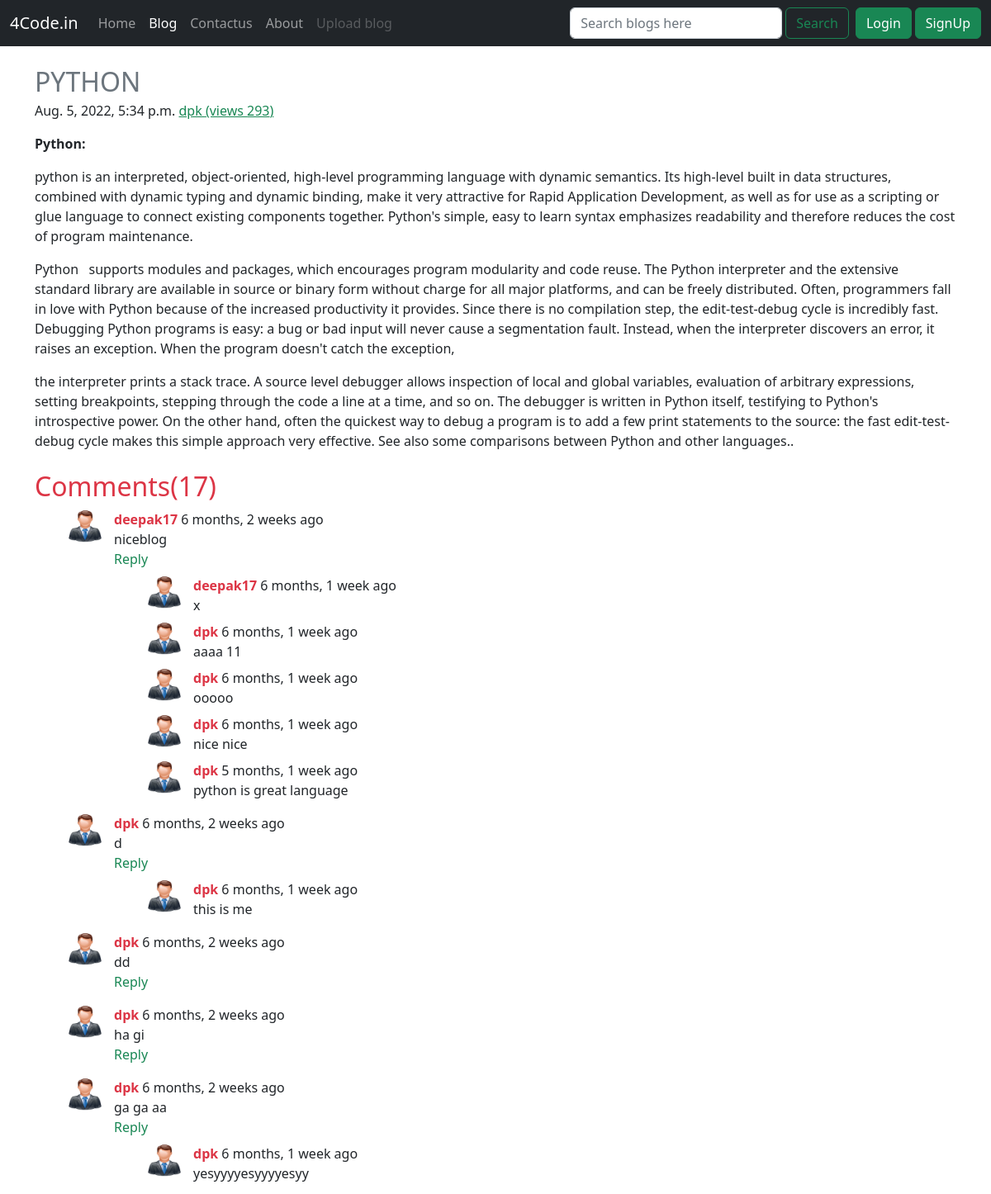
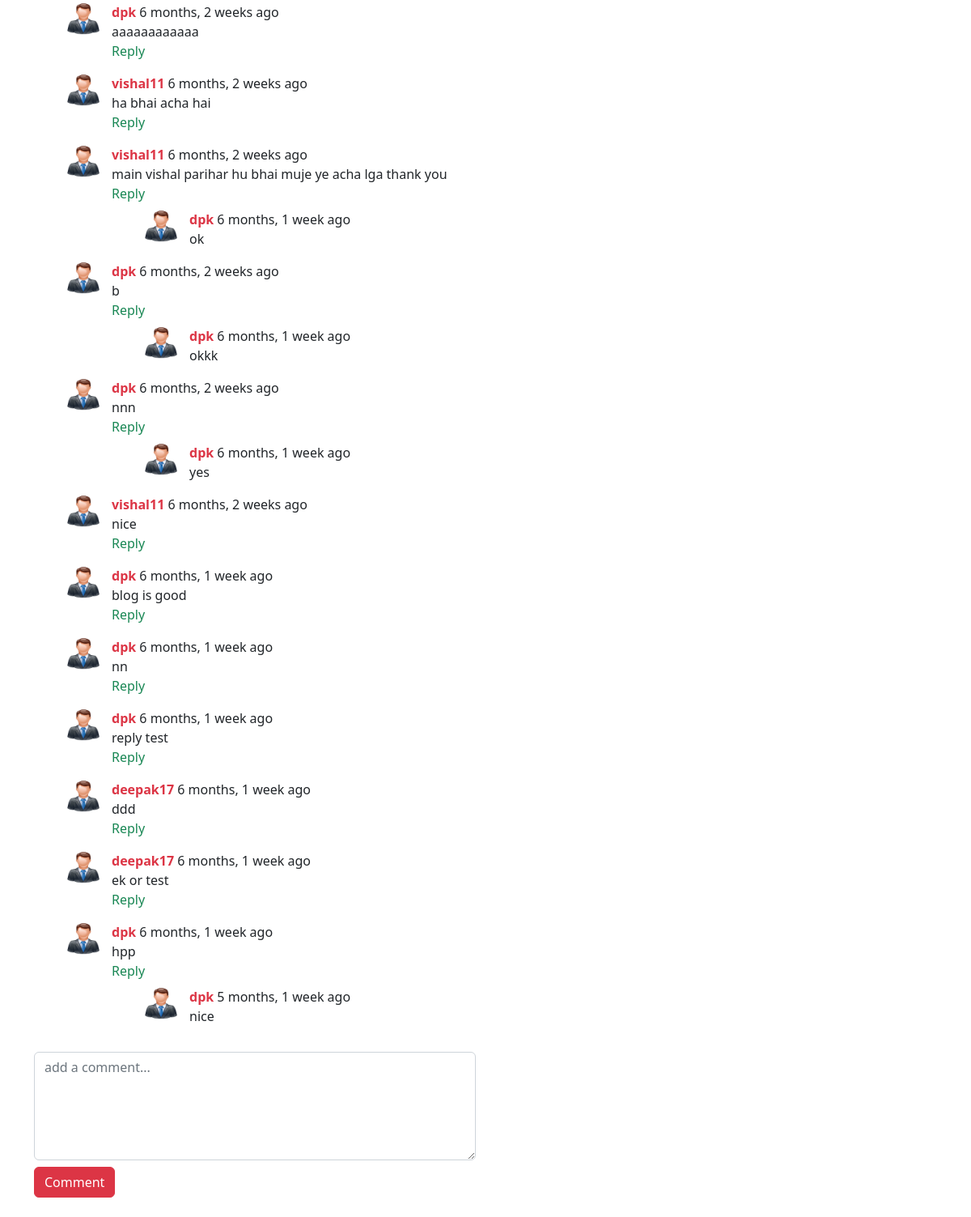
Page /blog/python on the committed database (2 pictures, top to bottom).
### blog/models.py (models this page shows, shortened)
class Post(models.Model):
    sno = models.AutoField(primary_key=True)
    title = models.CharField(max_length=150)
    author = models.CharField(max_length=150)
    slug = models.CharField(max_length=150)
    views = models.IntegerField(default=0)
    text = models.TextField()
    timestamp = models.DateTimeField(auto_now_add=True,blank=True)

class blogComment(models.Model):
    sno = models.AutoField(primary_key=True)
    comment = models.TextField()
    user = models.ForeignKey(User, on_delete=models.CASCADE)
    post = models.ForeignKey(Post, on_delete=models.CASCADE)
    parent = models.ForeignKey('self', on_delete=models.CASCADE, null=True)
    timestamp = models.DateTimeField(default=now)

### blog/views.py (the view)
# urls.py: path('<str:slug>', views.blogpost, name='blogpost'),
def blogpost(request, slug):
    allpost = Post.objects.filter(slug=slug).first()
    allpost.views = allpost.views + 1
    allpost.save()
    comments = blogComment.objects.filter(post=allpost, parent=None)
    replies = blogComment.objects.filter(post=allpost).exclude(parent=None)
    replydict = {}
    for reply in replies:
        if reply.parent.sno not in replydict.keys():
            replydict[reply.parent.sno] = [reply]
        else:
            replydict[reply.parent.sno].append(reply)
    tc =comments.count()
    context ={'allpost':allpost, 'comments':comments, 'tc':tc, 'replydict':replydict}
    return render(request,'blog/blogpost.html',context)

### blog/templatetags/extras.py (called while the page is built)
@register.filter(name="get_val")
def get_vel(dict,key):
    return dict.get(key)

### templates/blog/blogpost.html (shortened to what this page needs)
{% extends 'base.html' %}
{% load humanize %}
{% load extras %}
{% block blogactive %} active {% endblock blogactive %}
{% block body %}
<div class="container my-4">
    <article class="blog-post">
        <h2 class="blog-post-title mb-1 text-secondary">{{allpost.title.upper}}</h2>
        <p class="blog-post-meta">{{allpost.timestamp}} <a class="text-success" href="#">{{allpost.author}} (views {{allpost.views}})</a></p>
        <p>{{allpost.text|safe}}</p>
</div>
<div class="container my-3">
    <h2 class="text-danger">Comments({{tc}})</h2>
    {% for comment in comments %}
    <div class="row my-2">
        <div class="col-md-1 px-5"><img class=""src="/static/img/user.png" height="40px" width="50px"></div>
        <div class="col-md-6 ">
            <b class="text-danger">{{comment.user}}</b> {{comment.timestamp|naturaltime}}</br>
            {{comment.comment}}
            <br>
                <p class="text-success m-0" data-bs-toggle="collapse" href="#reply{{comment.sno}}" role="button" aria-expanded="false" aria-controls="reply{{comment.sno}}">
                  Reply
                </p>
              <div class="replypost  my-2">
                {% for reply in replydict|get_val:comment.sno %}
                <div class="row my-2">
                    <div class="col-md-1 px-5"><img class=""src="/static/img/user.png" height="40px" width="50px"></div>
                    <div class="col-md-6 ">
                        <b class="text-danger">{{reply.user}}</b> {{reply.timestamp|naturaltime}}<br>
                        {{reply.comment}}
                    </div>
                </div>
                {% endfor %}
              </div>
        </div>
    </div>
    {% endfor %}
</div>
<div class="container my-4">
        <form action="/blog/postComment" method="post">
            <div class="row">
                <div class="col-md-6">
                    <textarea class="form-control mb-1" name="comment" id="comment" cols="10" rows="5" placeholder="add a comment..." required></textarea>
                </div>
            </div>
            {% if user.is_authenticated %}
            <button class="btn btn-danger mt-1" type="submit">Comment</button>
            {% else  %}
            <button type="button" class="btn btn-danger mt-1" data-bs-toggle="modal" data-bs-target="#loginModal">
            Comment
            </button>
            {% endif %}
        </form>
</div>
{% endblock body %}

### templates/base.html (shortened to what this page needs)
{% load static %}
<!doctype html>
<html lang="en">
  <head>
    <link href="https://cdn.jsdelivr.net/npm/bootstrap@5.2.0/dist/css/bootstrap.min.css" rel="stylesheet">
    <link rel="stylesheet", type="text/css" href="{% static 'style.css' %}">
  </head>
  <body>
    <div>
    <nav class="navbar navbar-expand-lg navbar-dark bg-dark">
        <div class="container-fluid ">
          <a class="navbar-brand" href="/">4Code.in</a>
          <div class="collapse navbar-collapse" id="navbarSupportedContent">
            <ul class="navbar-nav me-auto mb-2 mb-lg-0">
              <li class="nav-item">
                <a class="nav-link {% block homeactive %}{% endblock homeactive %}" aria-current="page" href="/">Home</a>
              </li>
              <li class="nav-item">
                <a class="nav-link {% block blogactive %}{% endblock blogactive %}" href="/blog">Blog</a>
              </li>
              <li class="nav-item">
                <a class="nav-link {% block contactactive %}{% endblock contactactive %}" href="/contactus">Contactus</a>
              </li>
              <li class="nav-item">
                <a class="nav-link {% block aboutactive %}{% endblock aboutactive %}" href="/about">About</a>
              </li>
              <li class="nav-item">
                {% if user.is_authenticated %}
                <a class="nav-link" href="/blog/createblog">Upload blog</a>
                {% else %}
                <a class="nav-link disabled">Upload blog</a>
                {% endif %}
            </ul>
             <form method="get" action="/search" class="d-flex" role="search">
              <input class="form-control me-1" type="search" placeholder="Search blogs here" aria-label="Search" name="query" id="query" required>
              <button class="btn btn-outline-success me-1" type="submit">Search</button>
            </form>
          </div>
          {% if user.is_authenticated %}
          <form action="/logout" method="post">
            {% csrf_token %}
            {% comment %} <button class="btn btn-outline-danger me-1" type="submit">logout</button> {% endcomment %}
            <div class="btn-group ms-1">
              <button type="button" class="btn btn-success dropdown-toggle" data-bs-toggle="dropdown" aria-expanded="false">
                Profile
              </button>
              <ul class="dropdown-menu dropdown-menu-end bg-warning">
                <li><a class="dropdown-item" href="/myprofile" type="button">{{user.first_name.upper}} {{user.last_name.upper}}({{user.username}})</a></li>
                <li><button class="dropdown-item" type="button">Something else here</button></li>
                <li><button class="dropdown-item bg-danger" type="submit">log out</button></li>
              </ul>
            </div>
          </form>
          {% else %}
          <button type="button" class="btn btn-success ms-1" data-bs-toggle="modal" data-bs-target="#loginModal">
            Login
          </button>
          <button type="button" class="btn btn-success ms-1" data-bs-toggle="modal" data-bs-target="#signupModal">
            SignUp
          </button>
          {% endif %}
        </div>
      </nav>
      {% block body %}
    {% endblock body %}
  </body>
</html>

### rows in the picture
Post: title "PYTHON", timestamp "Aug. 5, 2022, 5:34 p.m.", author "dpk", views "293", text "Python: python is an interpreted, object-oriented, high-level programming language with dynamic semantics. Its high-level built in data structures, combined with dynamic typing and dynamic binding, make it very attractive for Rapid Application Development, as well as for use as a scripting or glue language to connect existing components together. Python's simple, easy to learn syntax emphasizes readability and therefore reduces the cost of program maintenance. Python supports modules and packages, which encourages program modularity and code reuse. The Python interpreter and the extensive standard library are available in source or binary form without charge for all major platforms, and can…"
blogComment: user "deepak17", timestamp "6 months, 2 weeks ago", comment "niceblog"
blogComment: user "deepak17", timestamp "6 months, 1 week ago", comment "x"
blogComment: user "dpk", timestamp "6 months, 1 week ago", comment "aaaa 11"
blogComment: user "dpk", timestamp "6 months, 1 week ago", comment "ooooo"
blogComment: user "dpk", timestamp "6 months, 1 week ago", comment "nice nice"
blogComment: user "dpk", timestamp "5 months, 1 week ago", comment "python is great language"
blogComment: user "dpk", timestamp "6 months, 2 weeks ago", comment "d"
blogComment: user "dpk", timestamp "6 months, 1 week ago", comment "this is me"
blogComment: user "dpk", timestamp "6 months, 2 weeks ago", comment "dd"
blogComment: user "dpk", timestamp "6 months, 2 weeks ago", comment "ha gi"
blogComment: user "dpk", timestamp "6 months, 2 weeks ago", comment "ga ga aa"
blogComment: user "dpk", timestamp "6 months, 1 week ago", comment "yesyyyyesyyyyesyy"
blogComment: user "dpk", timestamp "6 months, 2 weeks ago", comment "aaaaaaaaaaaa"
blogComment: user "vishal11", timestamp "6 months, 2 weeks ago", comment "ha bhai acha hai"
blogComment: user "vishal11", timestamp "6 months, 2 weeks ago", comment "main vishal parihar hu bhai muje ye acha lga thank you"
blogComment: user "dpk", timestamp "6 months, 1 week ago", comment "ok"
blogComment: user "dpk", timestamp "6 months, 2 weeks ago", comment "b"
blogComment: user "dpk", timestamp "6 months, 1 week ago", comment "okkk"
blogComment: user "dpk", timestamp "6 months, 2 weeks ago", comment "nnn"
blogComment: user "dpk", timestamp "6 months, 1 week ago", comment "yes"
blogComment: user "vishal11", timestamp "6 months, 2 weeks ago", comment "nice"
blogComment: user "dpk", timestamp "6 months, 1 week ago", comment "blog is good"
blogComment: user "dpk", timestamp "6 months, 1 week ago", comment "nn"
blogComment: user "dpk", timestamp "6 months, 1 week ago", comment "reply test"
blogComment: user "deepak17", timestamp "6 months, 1 week ago", comment "ddd"
blogComment: user "deepak17", timestamp "6 months, 1 week ago", comment "ek or test"
blogComment: user "dpk", timestamp "6 months, 1 week ago", comment "hpp"
blogComment: user "dpk", timestamp "5 months, 1 week ago", comment "nice"

### other values in the picture
{{ tc }} "17"
